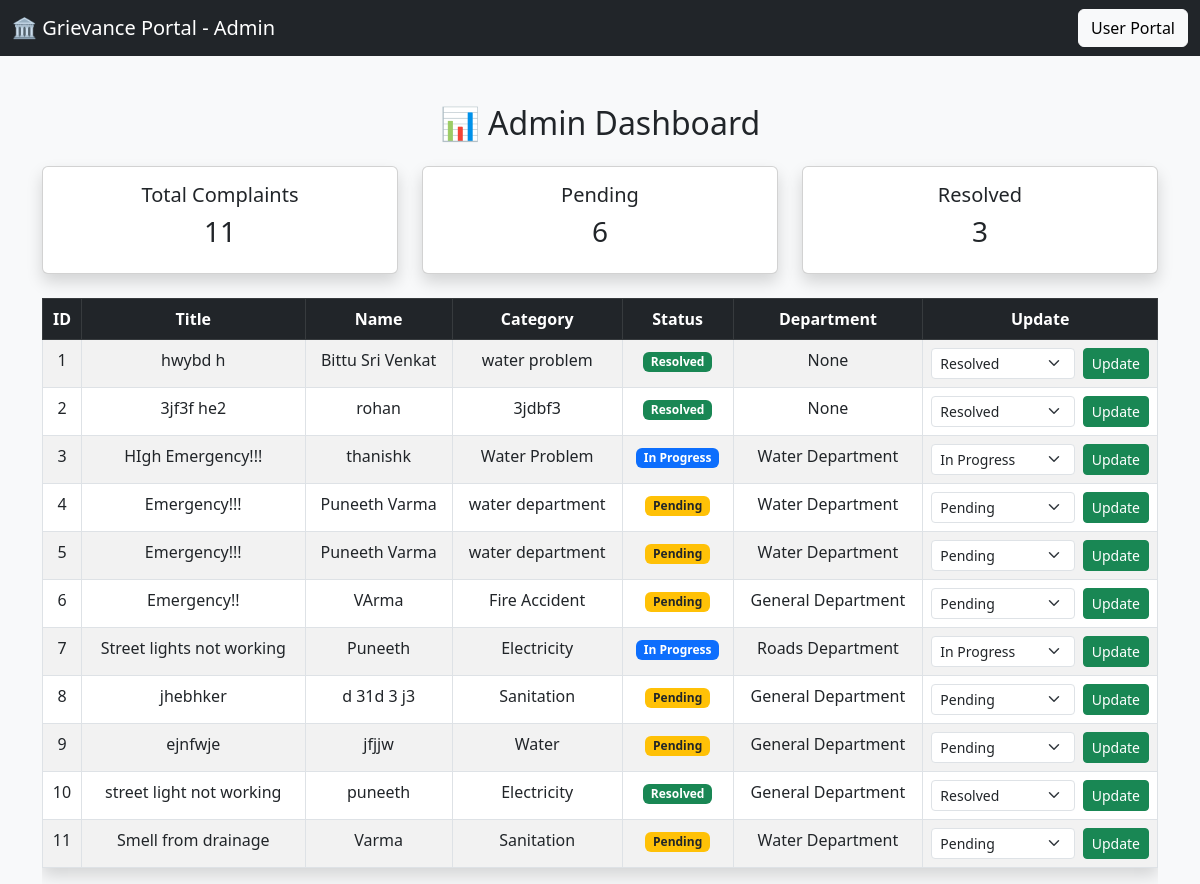
The page /admin on the database its author committed.
### tables this page shows
CREATE TABLE complaints (
            id INTEGER PRIMARY KEY AUTOINCREMENT,
            title TEXT,
            name TEXT,
            email TEXT,
            category TEXT,
            description TEXT
        , status TEXT DEFAULT 'Pending', department TEXT);

### app.py (the view)
@app.route('/admin')
def admin_dashboard():
    conn = get_db_connection()
    cursor = conn.cursor()
    cursor.execute("SELECT * FROM complaints")
    complaints = cursor.fetchall()
    conn.close()
    return render_template("admin.html", complaints=complaints)

### app.py (called while the page is built)
def get_db_connection():
    conn = sqlite3.connect("database.db")
    conn.row_factory = sqlite3.Row
    return conn

### templates/admin.html (shortened to what this page needs)
<!DOCTYPE html>
<html>
<head>
    <link href="https://cdn.jsdelivr.net/npm/bootstrap@5.3.0/dist/css/bootstrap.min.css" rel="stylesheet">
</head>
<body class="bg-light">
<nav class="navbar navbar-dark bg-dark">
  <div class="container-fluid">
    <span class="navbar-brand">🏛 Grievance Portal - Admin</span>
    <a href="/" class="btn btn-light">User Portal</a>
  </div>
</nav>
<div class="container mt-5">
    <h2 class="text-center mb-4">📊 Admin Dashboard</h2>
    <div class="row text-center mb-4">
      <div class="col-md-4">
        <div class="card shadow p-3">
            <h5>Total Complaints</h5>
            <h3>{{ complaints|length }}</h3>
        </div>
      </div>
      <div class="col-md-4">
        <div class="card shadow p-3">
            <h5>Pending</h5>
            <h3>
                {{ complaints | selectattr('status', 'equalto', 'Pending') | list | length }}
            </h3>
        </div>
       </div>
      <div class="col-md-4">
        <div class="card shadow p-3">
            <h5>Resolved</h5>
            <h3>
                {{ complaints | selectattr('status', 'equalto', 'Resolved') | list | length }}
            </h3>
        </div>
      </div>
    </div>
    <div class="table-responsive">
        <table class="table table-bordered table-striped shadow">
            <thead class="table-dark text-center">
                <tr>
                    <th>ID</th>
                    <th>Title</th>
                    <th>Name</th>
                    <th>Category</th>
                    <th>Status</th>
                    <th>Department</th>
                    <th>Update</th>
                </tr>
            </thead>
            <tbody>
                {% for complaint in complaints %}
                <tr class="text-center">
                    <td>{{ complaint['id'] }}</td>
                    <td>{{ complaint['title'] }}</td>
                    <td>{{ complaint['name'] }}</td>
                    <td>{{ complaint['category'] }}</td>
                    <td>
                        {% if complaint['status'] == 'Pending' %}
                            <span class="badge bg-warning text-dark">Pending</span>
                        {% elif complaint['status'] == 'In Progress' %}
                            <span class="badge bg-primary">In Progress</span>
                        {% else %}
                            <span class="badge bg-success">Resolved</span>
                        {% endif %}
                    </td>
                    <td>{{ complaint['department'] }}</td>
                    <td>
                        <form action="/update_status/{{ complaint['id'] }}" method="POST" class="d-flex gap-2 justify-content-center">
                            <select name="status" class="form-select form-select-sm">
                                <option value="Pending" {% if complaint['status'] == 'Pending' %}selected{% endif %}>Pending</option>
                                <option value="In Progress" {% if complaint['status'] == 'In Progress' %}selected{% endif %}>In Progress</option>
                                <option value="Resolved" {% if complaint['status'] == 'Resolved' %}selected{% endif %}>Resolved</option>
                            </select>
                            <button type="submit" class="btn btn-success btn-sm">Update</button>
                        </form>
                    </td>
                </tr>
                {% endfor %}
            </tbody>
        </table>
    </div>
</div>
</body>
</html>

### rows shown on the page
complaints: id "1", title "hwybd h", name "Bittu Sri Venkat", category "water problem", shows "Resolved", department "None", status "Resolved"
complaints: id "2", title "3jf3f he2", name "rohan", category "3jdbf3", shows "Resolved", department "None", status "Resolved"
complaints: id "3", title "HIgh Emergency!!!", name "thanishk", category "Water Problem", shows "In Progress", department "Water Department", status "In Progress"
complaints: id "4", title "Emergency!!!", name "Puneeth Varma", category "water department", shows "Pending", department "Water Department", status "Pending"
complaints: id "5", title "Emergency!!!", name "Puneeth Varma", category "water department", shows "Pending", department "Water Department", status "Pending"
complaints: id "6", title "Emergency!!", name "VArma", category "Fire Accident", shows "Pending", department "General Department", status "Pending"
complaints: id "7", title "Street lights not working", name "Puneeth", category "Electricity", shows "In Progress", department "Roads Department", status "In Progress"
complaints: id "8", title "jhebhker", name "d 31d 3 j3", category "Sanitation", shows "Pending", department "General Department", status "Pending"
complaints: id "9", title "ejnfwje", name "jfjjw", category "Water", shows "Pending", department "General Department", status "Pending"
complaints: id "10", title "street light not working", name "puneeth", category "Electricity", shows "Resolved", department "General Department", status "Resolved"
complaints: id "11", title "Smell from drainage", name "Varma", category "Sanitation", shows "Pending", department "Water Department", status "Pending"

### other values the page prints
{{ complaints|length }} "11"
